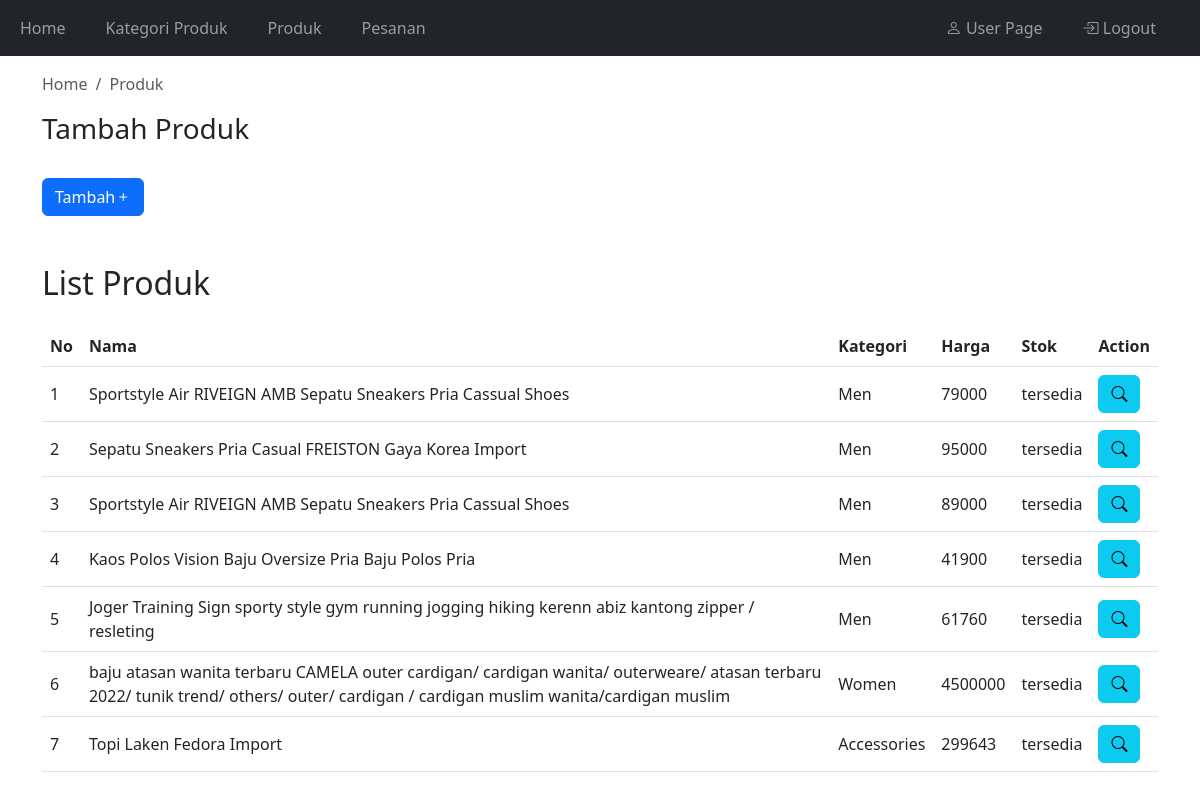
The page /adminpanel/produk.php (signed in) on the database its author committed.
### tables this page shows
CREATE TABLE `produk` (
  `id` int(11) NOT NULL,
  `kategori_produk_id` int(11) NOT NULL,
  `nama` varchar(255) NOT NULL,
  `harga` double NOT NULL,
  `foto` varchar(255) DEFAULT NULL,
  `detail` text DEFAULT NULL,
  `ketersediaan_stok` enum('habis','tersedia') DEFAULT 'tersedia',
  `harga_jual` double DEFAULT NULL,
  `harga_beli` double DEFAULT NULL,
  `stok` int(11) DEFAULT NULL,
  `min_stok` int(11) DEFAULT NULL,
  `deskripsi` text DEFAULT NULL
);

CREATE TABLE `kategori_produk` (
  `id` int(11) NOT NULL,
  `nama` varchar(100) NOT NULL
);

### adminpanel/produk.php (the view, shortened to what this page needs)
<?php
  require "../koneksi.php";
  $query = mysqli_query($con, "SELECT a.*, b.nama AS nama_kategori_produk FROM produk a JOIN kategori_produk b ON a.kategori_produk_id=b.id");
  $jumlahProduk = mysqli_num_rows($query);
?>
<head>
</head>
<body>
  <?php require "navbar.php"; ?>
  <div class="container mt-3">
    <nav aria-label="breadcrumb">
      <ol class="breadcrumb">
        <li class="breadcrumb-item"><a href="../adminpanel/" class="decoration text-muted">Home</a></li>
        <li class="breadcrumb-item active" aria-current="page">Produk</li>
      </ol>
    </nav>
    <div class="mb-5 col-12 col-md-6">
      <h3>Tambah Produk</h3>
      <p>
        <button class="btn btn-primary mt-4" type="button" data-bs-toggle="collapse" data-bs-target="#collapseExample" aria-expanded="false" aria-controls="collapseExample">
          Tambah<i class="bi bi-plus"></i>
        </button>
      </p>
    </div>
    <div>
      <h2>List Produk</h2>
      <div class="table-responsive mt-4">
        <table class="table" style="vertical-align: middle;">
          <thead>
            <tr>
              <th>No</th>
              <th>Nama</th>
              <th>Kategori</th>
              <th>Harga</th>
              <th>Stok</th>
              <th>Action</th>
            </tr>
          </thead>
          <tbody>
            <?php
              if($jumlahProduk==0) {
            ?>
                <tr>
                  <td colspan="6" class="text-center">Tidak ada data produk</td>
                </tr>
            <?php
              }
              else {
                $number = 1;
                while($data=mysqli_fetch_array($query)) {
            ?>
                  <tr>
                    <td><?= $number ?></td>
                    <td><?= $data['nama'] ?></td>
                    <td><?= $data['nama_kategori_produk'] ?></td>
                    <td><?= $data['harga'] ?></td>
                    <td><?= $data['ketersediaan_stok'] ?></td>
                    <td>
                      <a href="produk-detail.php?d=<?php echo $data['id']; ?>" class="btn btn-info"><i class="bi bi-search"></i></a>
                    </td>
                  </tr>
            <?php
                $number++;
                }
              }
            ?>
          </tbody>
        </table>
      </div>
    </div>
  </div>
</body>

### koneksi.php (style rules this page uses)
.decoration { text-decoration: none; }

### rows shown on the page
produk: nama "Sportstyle Air RIVEIGN AMB Sepatu Sneakers Pria Cassual Shoes", kategori_produk.nama "Men", harga "79000", ketersediaan_stok "tersedia"
produk: nama "Sepatu Sneakers Pria Casual FREISTON Gaya Korea Import", kategori_produk.nama "Men", harga "95000", ketersediaan_stok "tersedia"
produk: nama "Sportstyle Air RIVEIGN AMB Sepatu Sneakers Pria Cassual Shoes", kategori_produk.nama "Men", harga "89000", ketersediaan_stok "tersedia"
produk: nama "Kaos Polos Vision Baju Oversize Pria Baju Polos Pria", kategori_produk.nama "Men", harga "41900", ketersediaan_stok "tersedia"
produk: nama "Joger Training Sign sporty style gym running jogging hiking kerenn abiz kantong zipper / resleting", kategori_produk.nama "Men", harga "61760", ketersediaan_stok "tersedia"
produk: nama "baju atasan wanita terbaru CAMELA outer cardigan/ cardigan wanita/ outerweare/ atasan terbaru 2022/ tunik trend/ others/ outer/ cardigan / cardigan muslim wanita/cardigan muslim", kategori_produk.nama "Women", harga "4500000", ketersediaan_stok "tersedia"
produk: nama "Topi Laken Fedora Import", kategori_produk.nama "Accessories", harga "299643", ketersediaan_stok "tersedia"
